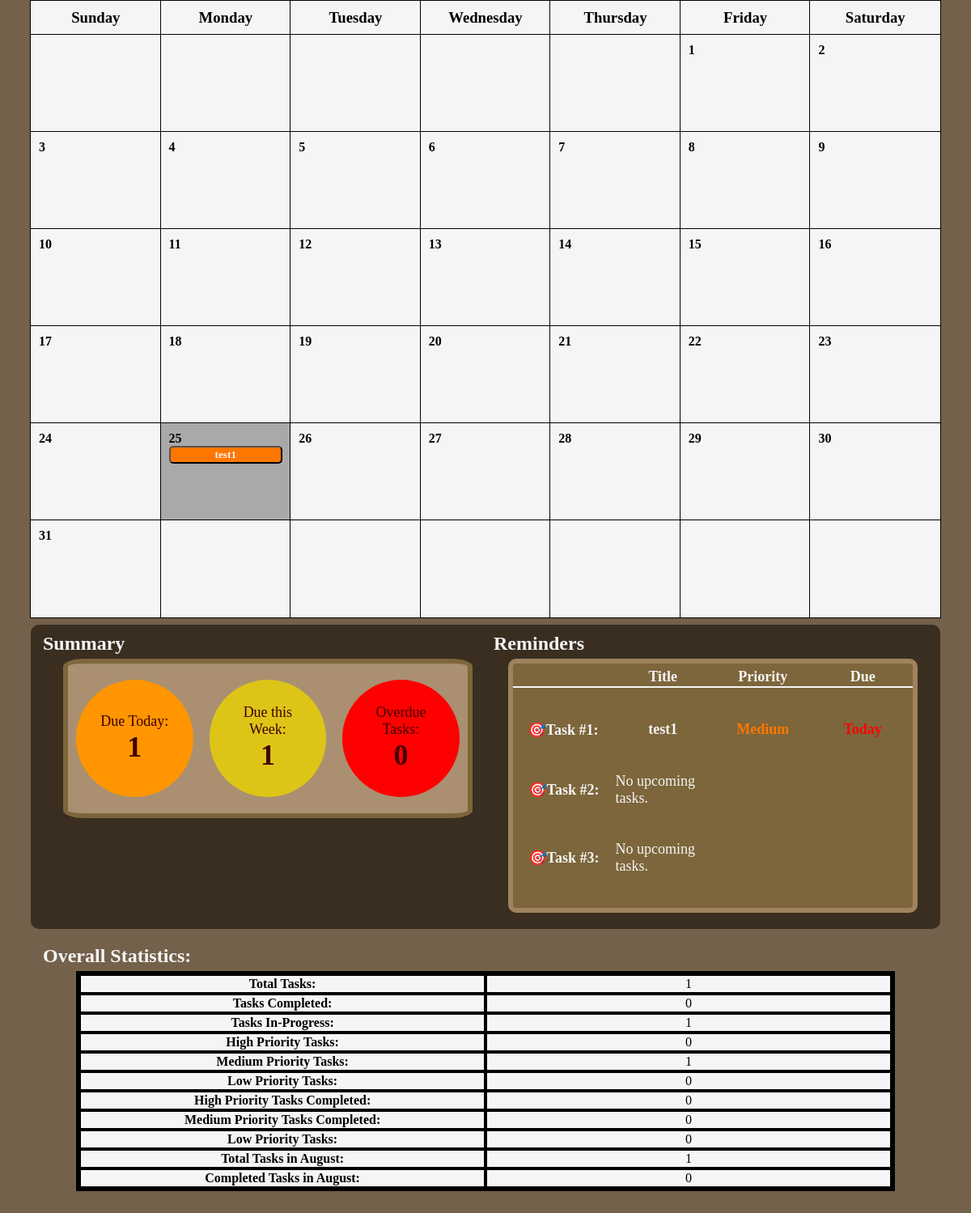
The page /home (signed in, lower part) on the database as committed earlier.
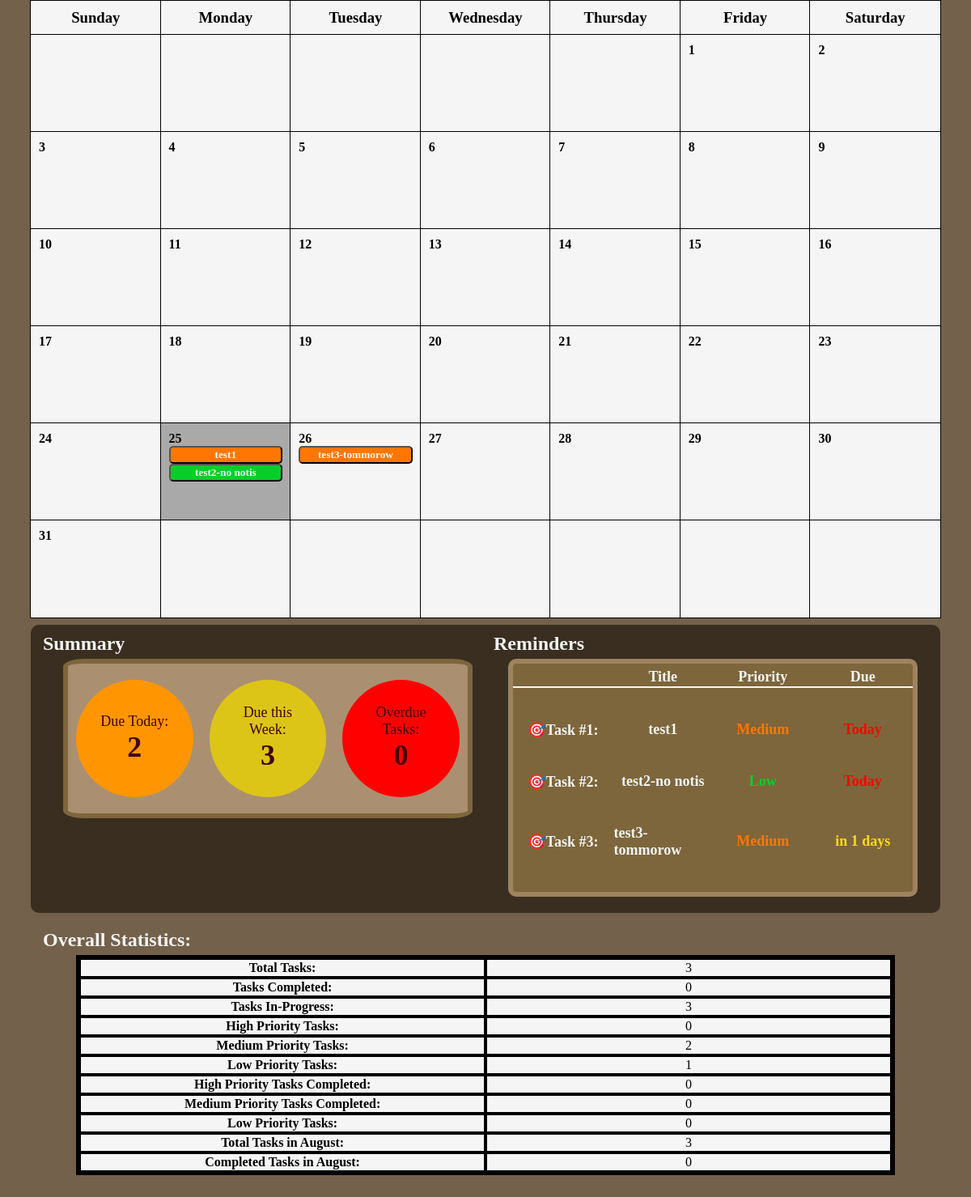
The same page on the database as committed later.
### app.py (models this page shows)
class Task(db.Model):
    id = db.Column(db.Integer, primary_key=True)
    title = db.Column(db.String(128), nullable=False)
    description = db.Column(db.Text, nullable=True)
    priority = db.Column(db.String(50), nullable=False)
    deadline = db.Column(db.DateTime, nullable=True)
    status = db.Column(db.String(50), nullable=False, default='In-Progress')
    set_today_reminder = db.Column(db.Boolean, nullable=False, default=True)
    set_tommorow_reminder = db.Column(db.Boolean, nullable=False, default=True)
    user_id = db.Column(db.Integer, db.ForeignKey('user.id'), nullable=False)
    user = db.relationship('User', backref=db.backref('tasks', lazy=True))

### app.py (the view)
@app.route('/home')
def home():
    if 'user_id' not in session:
        flash('Please log in first.')
        return redirect(url_for('login'))  # Redirect to login if not logged in
    user_id = session['user_id'] # Grab the current logged-in user's ID from the session
    user = User.query.get(user_id)  # Used user_id to get the user object from database
    today = datetime.today()
    month = request.args.get('month', default=today.month, type=int)
    year = request.args.get('year', default=today.year, type=int)
    cal = calendar.Calendar(firstweekday=6)  # Create a calendar instance with weeks starting on Sunday (0=Monday, 6=Sunday)
    month_days = cal.monthdayscalendar(year, month) # month_days is a 2D array list where rows are weeks and columns are days
    month_name = calendar.month_name[month] # Gets month as a string
    tasks_list = Task.query.filter( # MUST use .filter() for extract
        extract('month', Task.deadline) == month, # extracts the task that matches the variables month and year
        extract('year',Task.deadline) == year
    ).all() # Within Task database, filter all task with the same month and year and put it into list
    tasks_count = Task.query.filter_by(user_id=user_id).count()
    tasks_complete_count = Task.query.filter(
        Task.user_id == user_id,
        Task.status == 'Complete'
    ).count()
    high_tasks = Task.query.filter(
        Task.user_id == user_id,
        Task.priority == 'High'
    ).count()
    medium_tasks = Task.query.filter(
        Task.user_id == user_id,
        Task.priority == 'Medium'
    ).count()
    low_tasks = Task.query.filter(
        Task.user_id == user_id,
        Task.priority == 'Low'
    ).count()
    high_tasks_completed = Task.query.filter(
        Task.user_id == user_id,
        Task.priority == 'High',
        Task.status == 'Complete'
    ).count()
    medium_tasks_completed = Task.query.filter(
        Task.user_id == user_id,
        Task.priority == 'Medium',
        Task.status == 'Complete'
    ).count()
    low_tasks_completed = Task.query.filter(
        Task.user_id == user_id,
        Task.priority == 'Low',
        Task.status == 'Complete'
    ).count()
    tasks_in_month = Task.query.filter(
        Task.user_id == user_id,
        extract('month', Task.deadline) == month # extracts the month from deadline
    ).count()
    completed_tasks_in_month = Task.query.filter(
        Task.user_id == user_id,
        Task.status == 'Complete',
        extract('month', Task.deadline) == month # extracts the month from deadline, checks if task's month equals today's month
    ).count()
    tasks_due_today = Task.query.filter(
        Task.user_id == user_id,
        Task.status == 'In-Progress',
        extract('month', Task.deadline) == today.month,
        extract('day', Task.deadline) == today.day,
        extract('year', Task.deadline) == today.year
    ).count()
    today = datetime.today().date() # force today to be a date object without time
    start_of_week = today - timedelta(days=today.weekday())        # Monday - today.weekday() calculates days passed since Mon. and subtracts by current day
    end_of_week = start_of_week + timedelta(days=6)                # Sunday - Adds 6 days to start of week
    tasks_due_week = Task.query.filter(
        Task.user_id == user_id,
        Task.status == 'In-Progress',
        func.date(Task.deadline) >= start_of_week, # func.date() gets the date portion and compares it tp the start_of_week date object
        func.date(Task.deadline) <= end_of_week,
        extract('year', Task.deadline) == today.year
    ).all()
    tasks_overdue = Task.query.filter(
        Task.user_id == user_id,
        Task.status == 'In-Progress',
        extract('month', Task.deadline) == today.month,
        extract('day', Task.deadline) < today.day,
        extract('year', Task.deadline) == today.year
    ).count()
    reminderTasks = reminderTasksList()
    return render_template('home.html', user=user, month=month, year=year, month_name=month_name, month_days=month_days,
        today=today, tasks_list=tasks_list, tasks_count=tasks_count, tasks_complete_count=tasks_complete_count, high_tasks=high_tasks,
        medium_tasks=medium_tasks, low_tasks=low_tasks, high_tasks_completed=high_tasks_completed, medium_tasks_completed=medium_tasks_completed,
        low_tasks_completed=low_tasks_completed, tasks_in_month=tasks_in_month, completed_tasks_in_month=completed_tasks_in_month,
        tasks_due_today=tasks_due_today, tasks_due_week=tasks_due_week, tasks_overdue=tasks_overdue, reminderTasks=reminderTasks, timedelta=timedelta)

### app.py (called while the page is built)
def reminderTasksList():
    user_id = session.get('user_id')
    today = date.today()
    top3 = [] # Holds a list of the top 3 tasks due
    allTasks = Task.query.filter_by(user_id=user_id).order_by(Task.deadline.asc()).all() # Filters tasks by user's id in database, and sort by deadline (earliest to latest)
    for task in allTasks:
        if len(top3) < 3:
            if task.status == 'In-Progress' and task.deadline.date() >= today:
                top3.append(task)
        else:
            break
    return top3

### templates/home.html (shortened to what the changed rows need)
{% extends "base.html" %}
{% block content %}
  <div class="dashboard">
    <section class="calendar-section">
        <div class="calendar-content">
            <div class="calendar-days">
                {% for week in month_days %}
                    {% for day in week %}
                        {% if day == 0 %}
                            <div class="calendar-day empty"></div>
                        {% else %}
                            <div class="calendar-day {% if day == today.day and month == today.month and year == today.year %}today{% endif %}">
                                <p class="day-number">
                                    {{ day }}
                                </p>
                                <div class="day-tasks">
                                    {% set ns = namespace(count=3, show_more=false) %}
                                    {% for task in tasks_list %}
                                        {% if task.deadline.day == day %}
                                            {% if ns.count > 0 %}
                                                {% set ns.count = ns.count - 1 %}
                                                {% set ns.show_more = true %}
                                                <button type="button" class="cal-task {{ task.priority | lower }}" onclick="openTaskPopup(this, 'task-info-popup')"
                                                    task-id="{{ task.id }}"
                                                    task-title="{{ task.title }}"
                                                    task-description="{{ task.description }}"
                                                    task-priority="{{ task.priority }}"
                                                    task-deadline="{{ task.deadline.strftime('%B %d, %Y @ %I:%M %p') }}"
                                                >
                                                    {{ task.title }}
                                                </button>
                                            {% elif ns.show_more == true %}
                                                {% set ns.show_more = false %}
                                                <a href="{{ url_for('view_more_tasks', deadline=task.deadline.strftime('%Y-%m-%d'))}}">
                                                    <button type="button" class="more-button"> More </button>
                                                </a>
                                            {% endif %}
                                        {% endif %}
                                    {% endfor %}
                                </div>
                            </div>
                        {% endif %}
                    {% endfor %}
                {% endfor %}
            </div>
        </div>
    </section>
    <div class="sumrem-section">
        <section class="summary-section">
            <h2 style="margin:0; margin-bottom: 5px; color: whitesmoke; margin-left: 15px;">Summary</h2>
            <div class="summary-box">
                <div class="summary-content">
                    <div class="due-today">
                        <div class="text">
                            <p>Due Today:</p>
                            <h4>{{ tasks_due_today }}</h4>
                        </div>
                    </div>
                    <div class="due-week">
                        <div class="text">
                            <p>Due this Week:</p>
                            <h4>{{ tasks_due_week | length }}</h4>
                        </div>
                    </div>
                </div>
            </div>
        </section>
        <section class="reminders-section">
            <h2 style="margin:0; margin-bottom: 5px; color: whitesmoke; margin-left: 10px;">Reminders</h2>
            <div class="reminder-box">
                <table class="reminder-table">
                    <tr class="reminder-header">
                        <th></th>
                        <th>Title</th>
                        <th>Priority</th>
                        <th>Due</th>
                    </tr>
                    <tr class="task1">
                        <th>🎯Task #1:</th>
                        {% if reminderTasks|length > 0 %}
                            <td>
                                <a href="{{ url_for('view_more_tasks', deadline=reminderTasks[0].deadline.strftime('%Y-%m-%d'))}}" class="reminder-task">
                                    {{ reminderTasks[0].title }}
                                </a>
                            </td>
                            <td class="reminder-priority {{ reminderTasks[0].priority | lower }}">{{ reminderTasks[0].priority}}</td>
                            {% if reminderTasks[0].deadline.date() == today %}
                                <td class="deadlime-today" style="color: rgb(255, 0, 0); font-weight: bold;">Today</td>
                            {% elif reminderTasks[0].deadline.date() == today + timedelta(days=1) %}
                                <td class="deadlime-tommorow" style="color: rgb(255, 119, 0); font-weight: bold;">Tommorow</td>
                            {% else %}
                                <td class="deadline-later" style="color: rgb(255, 217, 27); font-weight: bold;">in {{ (reminderTasks[0].deadline.date() - today).days }} days</td>
                            {% endif %}
                        {% else %}
                            <td colspan="3" class="no-upcoming">No upcoming tasks.</td>
                        {% endif %}
                    </tr>
                    <tr class="task2">
                        <th>🎯Task #2:</th>
                        {% if reminderTasks|length > 1 %}
                            <td>
                                <a href="{{ url_for('view_more_tasks', deadline=reminderTasks[1].deadline.strftime('%Y-%m-%d'))}}" class="reminder-task">
                                    {{ reminderTasks[1].title }}
                                </a>
                            </td>
                            <td class="reminder-priority {{ reminderTasks[1].priority | lower }}">{{ reminderTasks[1].priority}}</td>
                            {% if reminderTasks[1].deadline.date() == today %}
                                <td class="deadline-today" style="color: rgb(255, 0, 0); font-weight: bold;">Today</td>
                            {% else %}
                                <td class="deadline-later" style="color: rgb(255, 217, 27); font-weight: bold;">in {{ (reminderTasks[1].deadline.date() - today).days }} days</td>
                            {% endif %}
                        {% else %}
                            <td colspan="3" class="no-upcoming">No upcoming tasks.</td>
                        {% endif %}
                    </tr>
                    <tr class="task3">
                        <th>🎯Task #3:</th>
                        {% if reminderTasks|length > 2 %}
                            <td>
                                <a href="{{ url_for('view_more_tasks', deadline=reminderTasks[2].deadline.strftime('%Y-%m-%d'))}}" class="reminder-task">
                                    {{ reminderTasks[2].title }}
                                </a>
                            </td>
                            <td class="reminder-priority {{ reminderTasks[2].priority | lower }}">{{ reminderTasks[2].priority}}</td>
                            {% if reminderTasks[2].deadline.date() == today %}
                                <td class="deadline-today" style="color: rgb(255, 0, 0); font-weight: bold;">Today</td>
                            {% else %}
                                <td class="deadline-later" style="color: rgb(255, 217, 27); font-weight: bold;">in {{ (reminderTasks[2].deadline.date() - today).days }} days</td>
                            {% endif %}
                        {% else %}
                            <td colspan="3" class="no-upcoming">No upcoming tasks.</td>
                        {% endif %}
                    </tr>
                </table>
            </div>
        </section>
    </div>
    <section class="stats-section">
        <h2 class="stats-title" style="margin:0; margin-bottom: 5px; color: whitesmoke; margin-left: 15px; font-family: Bahnschrift SemiBold;">Overall Statistics:</h2>
        <div class="stats-box">
            <table class="stats-table">
                <tr class="total-tasks">
                    <th>Total Tasks:</th>
                    <td>{{ tasks_count }}</td>
                </tr>
                <tr class="complete-tasks">
                    <th>Tasks Completed:</th>
                </tr>
                <tr class="in-progress-tasks">
                    <th>Tasks In-Progress:</th>
                    <td>{{ tasks_count - tasks_complete_count }}</td>
                </tr>
                <tr class="high-priority-tasks">
                    <th>High Priority Tasks:</th>
                </tr>
                <tr class="medium-priority-tasks">
                    <th>Medium Priority Tasks:</th>
                    <td>{{ medium_tasks }}</td>
                </tr>
                 <tr class="low-priority-tasks">
                    <th>Low Priority Tasks:</th>
                    <td>{{ low_tasks }}</td>
                </tr>
                  <tr class="high-priority-tasks-completed">
                    <th>High Priority Tasks Completed:</th>
                </tr>
                <tr class="medium-priority-tasks-completed">
                    <th>Medium Priority Tasks Completed:</th>
                </tr>
                <tr class="low-priority-tasks-completed">
                    <th>Low Priority Tasks:</th>
                </tr>
                <tr class="tasks-month">
                    <th>Total Tasks in {{ month_name }}:</th>
                    <td>{{ tasks_in_month }}</td>
                </tr>
                <tr class="tasks-completed-month">
                    <th>Completed Tasks in {{ month_name }}:</th>
                </tr>
            </table>
        </div>
    </section>
  </div>
{% endblock %}

Rows that differ between the two databases and show on the page:
added Task: title "test2-no notis", priority "Low", shown under "25"
added Task: title "test3-tommorow", priority "Medium", (reminderTasks[2].deadline.date()-today).days "1", shown under "26"
Other text that changed with them:
{{ tasks_due_today }}: "1" → "2"
{{ tasks_due_week | length }}: "1" → "3"
{{ tasks_count }}: "1" → "3"
{{ tasks_count - tasks_complete_count }}: "1" → "3"
{{ medium_tasks }}: "1" → "2"
{{ low_tasks }}: "0" → "1"
{{ tasks_in_month }}: "1" → "3"
text no longer shown: "No upcoming tasks. No upcoming tasks."
text now shown: "Today in days"
